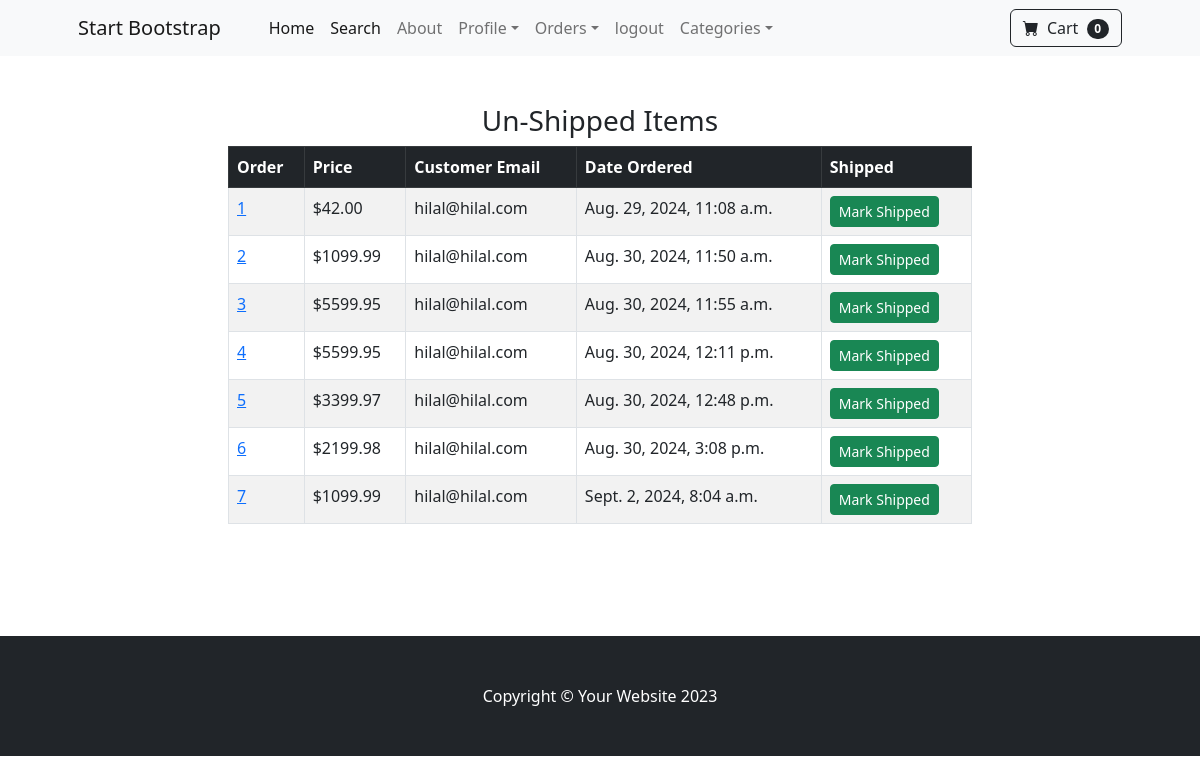
The page /payments/not_shipped_dash (signed in) on the database its author committed.
### payments/models.py (models this page shows, shortened)
class Order(models.Model):
	user = models.ForeignKey(User, on_delete=models.CASCADE, null=True, blank=True)
	full_name = models.CharField(max_length=250)
	email = models.EmailField(max_length=250)
	shipping_address = models.TextField(max_length=15000)
	amount_paid = models.DecimalField(max_digits=7, decimal_places=2)
	date_ordered = models.DateTimeField(auto_now_add=True)
	shipped = models.BooleanField(default=False)
	date_shipped = models.DateTimeField(blank=True, null=True)

### payments/views.py (the view, shortened to what this page needs)
# urls.py: path('not_shipped_dash', views.not_shipped_dash, name="not_shipped_dash"),
def not_shipped_dash(request):
	if request.user.is_authenticated and request.user.is_superuser:
		orders = Order.objects.filter(shipped=False)
		return render(request, "payment/not_shipped_dash.html", {"orders":orders})
	else:
		messages.success(request, "Access Denied!")
		return redirect('home')

### cart/cart.py (called while the page is built)
    def __len__(self):
        return len(self.cart)

### cart/context_processors.py (called while the page is built)
def cart(request):
    return {'cart': Cart(request)}

### payments/templates/payment/not_shipped_dash.html (shortened to what this page needs)
{% extends 'base.html' %}
{% block content %}
        <div class="container">
        	<div class="row">
        		<center>
        			<div class="col-8">
        				<br/><br/>
<h3>Un-Shipped Items</h3>
<table class="table table-striped table-hover table-bordered">
  <thead class="table-dark">
    <tr>
      <th scope="col">Order</th>
      <th scope="col">Price</th>
      <th scope="col">Customer Email</th>
      <th scope="col">Date Ordered</th>
      <th scope="col">Shipped</th>
    </tr>
  </thead>
  <tbody>
  	{% for item in orders %}
    <tr>
      <td><a href="{% url 'orders' item.id %}">{{ item.id }}</a></td>
      <td>${{ item.amount_paid }}</td>
      <td>{{ item.email }}</td>
      <td>{{ item.date_ordered }}</td>
      <td>
        <form method="POST">
          <button type="Submit" class="btn btn-success btn-sm">Mark Shipped</button>
        </form>
      </td>
    </tr>
    {% endfor %}
  </tbody>
</table>
<br/><br/>
<br/><br/>
        			</div>
        		</center>
        	</div>
        </div>
{% endblock %}

### rows shown on the page
Order: id "1", amount_paid "42.00", email "hilal@hilal.com", date_ordered "Aug. 29, 2024, 11:08 a.m."
Order: id "2", amount_paid "1099.99", email "hilal@hilal.com", date_ordered "Aug. 30, 2024, 11:50 a.m."
Order: id "3", amount_paid "5599.95", email "hilal@hilal.com", date_ordered "Aug. 30, 2024, 11:55 a.m."
Order: id "4", amount_paid "5599.95", email "hilal@hilal.com", date_ordered "Aug. 30, 2024, 12:11 p.m."
Order: id "5", amount_paid "3399.97", email "hilal@hilal.com", date_ordered "Aug. 30, 2024, 12:48 p.m."
Order: id "6", amount_paid "2199.98", email "hilal@hilal.com", date_ordered "Aug. 30, 2024, 3:08 p.m."
Order: id "7", amount_paid "1099.99", email "hilal@hilal.com", date_ordered "Sept. 2, 2024, 8:04 a.m."

### other values the page prints
{{ cart|length }} "0"
